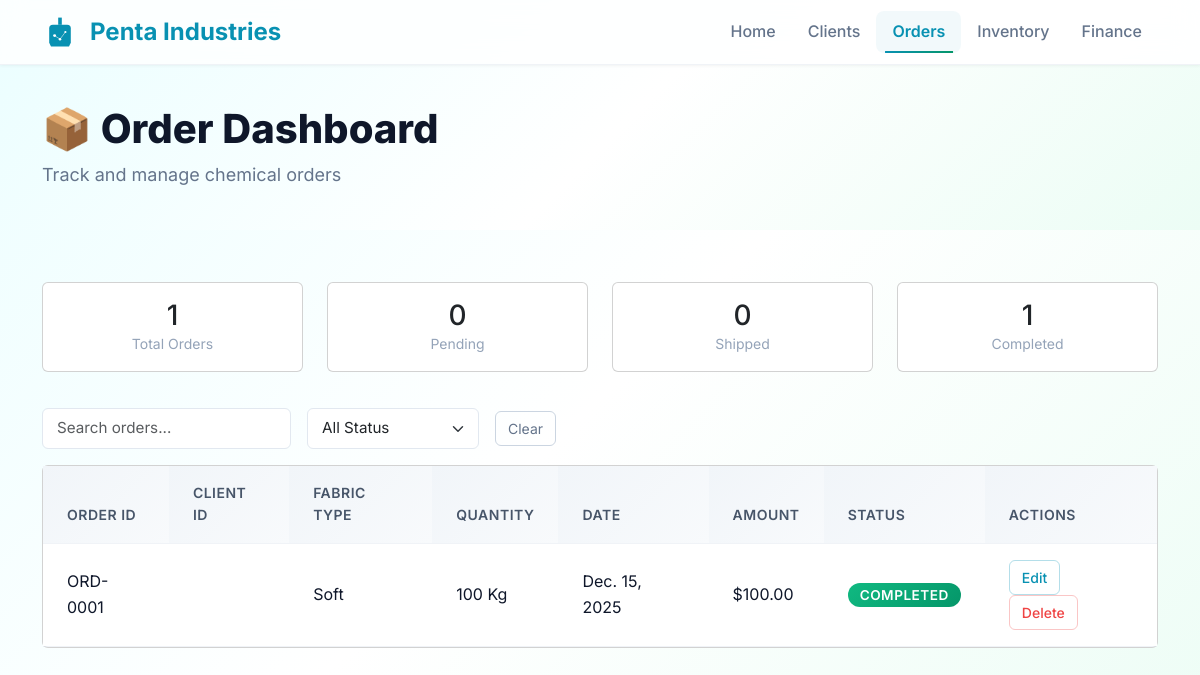
The page /order/ on the database its author committed.
### core/models.py (models this page shows, shortened)
class Order(models.Model):
    STATUS_CHOICES = [
        ('sample_preparing', 'Sample Preparing'),
        ('production_starts', 'Production Starts'),
        ('quality_checking', 'Quality Checking'),
        ('ready_for_shipment', 'Ready for Shipment'),
        ('shipped', 'Shipped'),
        ('completed', 'Completed'),
    ]
    order_id = models.CharField(max_length=20, unique=True, blank=True)
    fabric_type = models.CharField(max_length=100, blank=True, null=True)
    quantity = models.PositiveIntegerField(blank=True, null=True)
    payment = models.DecimalField(max_digits=10,decimal_places=2, blank=True, null=True)
    client = models.ForeignKey(Client, on_delete=models.CASCADE, related_name='orders')
    status = models.CharField(max_length=50, choices=STATUS_CHOICES, default='sample_preparing')
    created_at = models.DateTimeField(auto_now_add=True)
    due_date = models.DateField(blank=True, null=True)
    paid_amount = models.DecimalField(max_digits=10, decimal_places=2, default=0)
    payment_method = models.CharField(
        max_length=20,
        choices=[
            ('cash', 'Cash'),
            ('bank_transfer', 'Bank Transfer'),
            ('credit_card', 'Credit Card'),
            ('upi', 'UPI'),
            ('other', 'Other')
        ],
        default='bank_transfer'
    )

### core/views.py (the view, shortened to what this page needs)
# urls.py: path('order/', views.order_dashboard, name='order_dashboard'),
def order_dashboard(request):
    orders = Order.objects.select_related('client').all()  # Efficient query
    status_filter = request.GET.get('status')
    if status_filter:
        orders = orders.filter(status=status_filter)
    search_query = request.GET.get('search', '')
    if request.method == "POST" and "edit_order" in request.POST:
        order_id = request.POST.get("order_id")
        order = get_object_or_404(Order, id=order_id)
        form = OrderForm(request.POST, instance=order)
        if form.is_valid():
            form.save()
            messages.success(request, f"Order {order.order_id} updated successfully.")
            return redirect('order_dashboard')
    else:
        form = OrderForm() # Empty form for the modal
    total_orders = Order.objects.all().count()
    pending = Order.objects.exclude(status='completed').count()
    shipped = Order.objects.filter(status='shipped').count()
    completed = Order.objects.filter(status='completed').count()
    return render(request, 'orders.html', {
        'orders': orders,
        'form': form,
        'total_orders': total_orders,
        'pending': pending,
        'shipped': shipped,
        'completed': completed,
    })

### core/forms.py
class OrderForm(forms.ModelForm):
    class Meta:
        model = Order
        fields = ['fabric_type', 'quantity', 'due_date', 'status', 'payment']
        widgets = {
            'due_date': forms.DateInput(attrs={'type': 'date'}),
            'payment': forms.NumberInput(attrs={'step': '0.01'}),
        }

### templates/orders.html (shortened to what this page needs)
{% load static %}
<!DOCTYPE html>
<html lang="en">
<head>
  <link href="https://cdn.jsdelivr.net/npm/bootstrap@5.3.2/dist/css/bootstrap.min.css" rel="stylesheet">
  <link href="{% static 'css/order-dashboard.css' %}" rel="stylesheet">
</head>
<body>
  <nav class="navbar navbar-expand-lg navbar-light bg-white">
    <div class="container">
      <a class="navbar-brand d-flex align-items-center text-decoration-none" href="/">
        <span class="fw-bold">Penta Industries</span>
      </a>
      <div class="collapse navbar-collapse" id="navbarNav">
        <ul class="navbar-nav ms-auto">
          <li class="nav-item">
            <a class="nav-link" href="/">Home</a>
          </li>
          <li class="nav-item">
            <a class="nav-link" href="/client/">Clients</a>
          </li>
          <li class="nav-item">
            <a class="nav-link active" href="/order/">Orders</a>
          </li>
          <li class="nav-item">
            <a class="nav-link" href="/inventory/">Inventory</a>
          </li>
          <li class="nav-item">
            <a class="nav-link" href="/finance/">Finance</a>
          </li>
        </ul>
      </div>
    </div>
  </nav>
  <section class="header-section">
    <div class="container">
      <div class="d-flex justify-content-between align-items-center">
        <div>
          <h2>📦 Order Dashboard</h2>
          <p class="text-muted mb-0">Track and manage chemical orders</p>
        </div>
      </div>
    </div>
  </section>
  <div class="container mt-4">
    <div class="row g-3">
      <div class="col-md-3">
        <div class="card text-center p-3">
          <h3 class="mb-0">{{ total_orders }}</h3>
          <small class="text-muted">Total Orders</small>
        </div>
      </div>
      <div class="col-md-3">
        <div class="card text-center p-3">
          <h3 class="mb-0">{{ pending }}</h3>
          <small class="text-muted">Pending</small>
        </div>
      </div>
      <div class="col-md-3">
        <div class="card text-center p-3">
          <h3 class="mb-0">{{ shipped }}</h3>
          <small class="text-muted">Shipped</small>
        </div>
      </div>
      <div class="col-md-3">
        <div class="card text-center p-3">
          <h3 class="mb-0">{{ completed }}</h3>
          <small class="text-muted">Completed</small>
        </div>
      </div>
    </div>
  </div>
  <div class="container mt-4">
    <form method="get" class="d-flex flex-wrap gap-2 mb-3 align-items-center">
      <div class="me-2">
        <input type="text" name="search" class="form-control" placeholder="Search orders..."
          value="{{ request.GET.search }}">
      </div>
      <div class="me-2">
        <select name="status" onchange="this.form.submit()" class="form-select">
          <option value="" {% if not request.GET.status %}selected{% endif %}>All Status</option>
        </select>
      </div>
      <a href="{% url 'order_dashboard' %}" class="btn btn-outline-secondary">Clear</a>
    </form>
  </div>
  <div class="container mb-5">
    <div class="card">
      <div class="table-responsive">
        <table class="table table-hover mb-0">
          <thead>
            <tr>
              <th>Order ID</th>
              <th>Client ID</th>
              <th>Fabric Type</th>
              <th>Quantity</th>
              <th>Date</th>
              <th>Amount</th>
              <th>Status</th>
              <th>Actions</th>
            </tr>
          </thead>
          <tbody>
            {% for order in orders %}
            <tr>
              <td>{{ order.order_id }}</td>
              <td>
                <span class="badge">CL-{{ order.client.id }}</span>
              </td>
              <td>{{ order.fabric_type }}</td>
              <td>{{ order.quantity }} Kg</td>
              <td>{{ order.due_date }}</td>
              <td>${{ order.payment }}</td>
              <td>
                {% if order.status == 'sample_preparing' %}
                <span class="stat-badge status-pending">Sample Preparing</span>
                {% elif order.status == 'production_starts' %}
                <span class="stat-badge" style="background-color:#cce7ff; color:#004085;">Production Starts</span>
                {% elif order.status == 'quality_checking' %}
                <span class="stat-badge" style="background-color:#e2e3e5; color:#383d41;">Quality Checking</span>
                {% elif order.status == 'ready_for_shipment' %}
                <span class="stat-badge" style="background-color:#d1ecf1; color:#0c5460;">Ready for Shipment</span>
                {% elif order.status == 'shipped' %}
                <span class="stat-badge status-shipped">Shipped</span>
                {% elif order.status == 'completed' %}
                <span class="stat-badge status-completed">Completed</span>
                {% endif %}
              </td>
              <td>
                <button type="button" class="btn btn-sm btn-outline-primary edit-order-btn"
                  data-internal-id="{{ order.id }}"
                  data-order-id="{{ order.order_id }}"
                  data-fabric="{{ order.fabric_type }}"
                  data-qty="{{ order.quantity }}"
                  data-payment="{{ order.payment }}"
                  data-status="{{ order.status }}"
                  data-due_date="{{ order.due_date|date:'Y-m-d' }}"
                  data-client-id="{{ order.client.id }}"
                  data-bs-toggle="modal"
                  data-bs-target="#editOrderModal">
                  Edit
                </button>
                <button type="button" class="btn btn-sm btn-outline-danger delete-order-btn"
                  data-order-id="{{ order.order_id }}"
                  data-internal-id="{{ order.id }}"
                  data-bs-toggle="modal"
                  data-bs-target="#deleteOrderModal">
                  Delete
                </button>
              </td>
            </tr>
            {% empty %}
            <tr>
              <td colspan="9" class="text-center py-4">No orders yet.</td>
            </tr>
            {% endfor %}
          </tbody>
        </table>
      </div>
    </div>
  </div>
</body>
</html>

### rows shown on the page
Order: order_id "ORD-0001", fabric_type "Soft", quantity "100", due_date "Dec. 15, 2025", payment "100.00", status "COMPLETED"

### other values the page prints
{{ total_orders }} "1"
{{ pending }} "0"
{{ shipped }} "0"
{{ completed }} "1"
